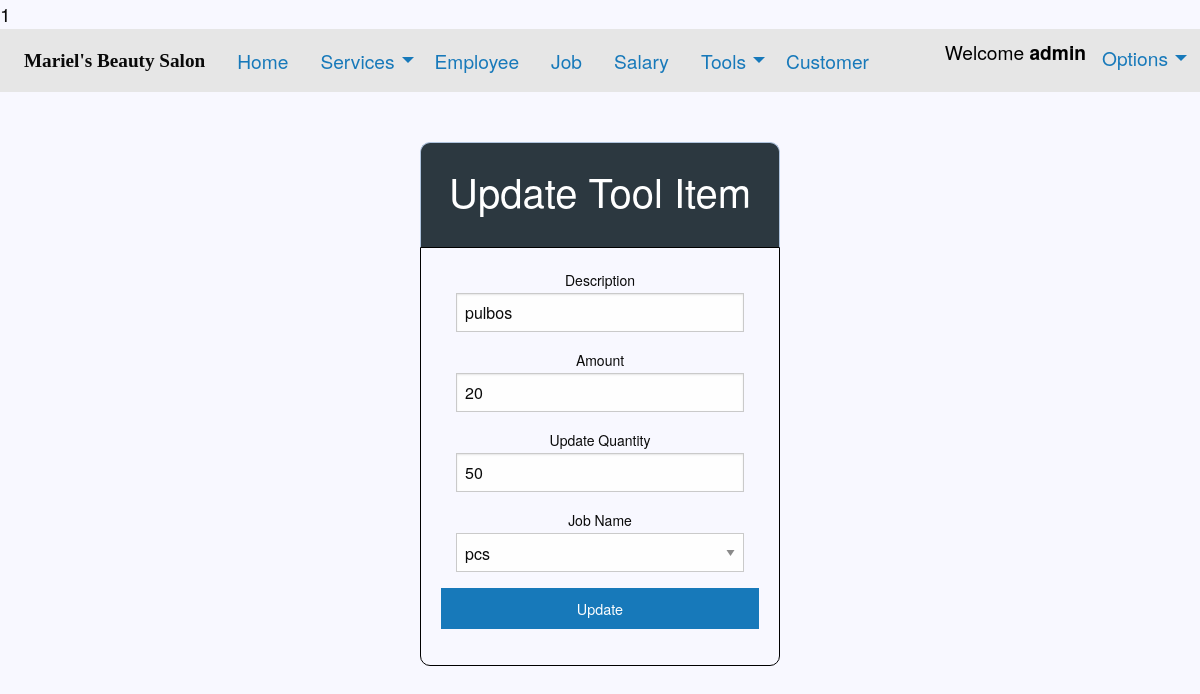
Page /update_tools_item.php?id_no=1 (signed in) on the committed database.
### tables this page shows
CREATE TABLE `tools_item` (
  `id_no` int(11) NOT NULL,
  `timestamp` timestamp NOT NULL DEFAULT current_timestamp() ON UPDATE current_timestamp(),
  `description` text NOT NULL,
  `amount` int(10) NOT NULL,
  `quantity` int(10) NOT NULL,
  `unit` varchar(100) NOT NULL
);

### php/update_tools_item.php (called while the page is built, shortened)
<?php
$db = mysqli_connect('localhost', 'root', '@Jtaclasher143', 'beautysalon');
  if (isset($_GET['id_no'])) {
    $id_no = $_GET['id_no'];
    $get_id = mysqli_query($db, "SELECT * FROM Tools_Item WHERE id_no = '$id_no'");
    $row = mysqli_fetch_array($get_id);
  }

### update_tools_item.php (the view, shortened to what this page needs)
<?php include('php/update_tools_item.php'); ?>
<!DOCTYPE html>
<html class="no-js" lang="en" dir="ltr">
  <head>
				<?php include('assets/style.php') ?>
	</head>
<body>
	<?php include('assets/topbar_index.php'); ?>
	<div class="header">
  		<h2>Update Tool Item</h2>
  	</div>
	<form action="" method="post">
	  <div class="grid-container">
	    <div class="grid-x grid-padding-x">
	      <div class="medium-12 cell">
	        <label>Description
	          <input type="text" name="Description" value="<?php echo $row['description']; ?>" placeholder="Description">
	        </label>
	      </div>
	      <div class="medium-12 cell">
	        <label>Amount
	          <input type="number" name="Amount" value="<?php echo $row['amount']; ?>" placeholder="Amount">
	        </label>
	      </div>
	      <div class="medium-12 cell">
	        <label>Update Quantity
	          <input type="number" name="Quantity" value="<?php echo $row['quantity']; ?>" placeholder="Salary">
	        </label>
	      </div>
	      <div class="small-12 cell">
          <label> Job Name
            <select name="unit">
            	 <option value="<?php echo $row['unit'];?>" selected><?php echo $row['unit'];?></option>
            </select>
          </label>
        </div>
	    </div>
	  </div>
		<input type="submit" class="button expanded" name="update" value="Update">
	</form>
</body>
</html>

### foundation/css/app.css (style rules this page uses)
* { margin: 0px; padding: 0px; }
body { font-size: 120%; background: #F8F8FF; }
.header { width: 30%; margin: 50px auto 0px; color: white; background: #2c3840; text-align: center; border: 1px solid #B0C4DE; border-bottom: none; border-radius: 10px 10px 0px 0px; padding: 20px; }
form, .content { margin: 0px auto 0px; width: 30%; border-radius:0px 0px 10px 10px; padding: 20px; border: 1px solid black; text-align: center; }

### rows in the picture
tools_item: Description "pulbos", Amount "20", Quantity "50", unit "pcs"

### other values in the picture
$_SESSION['username'] "admin"
